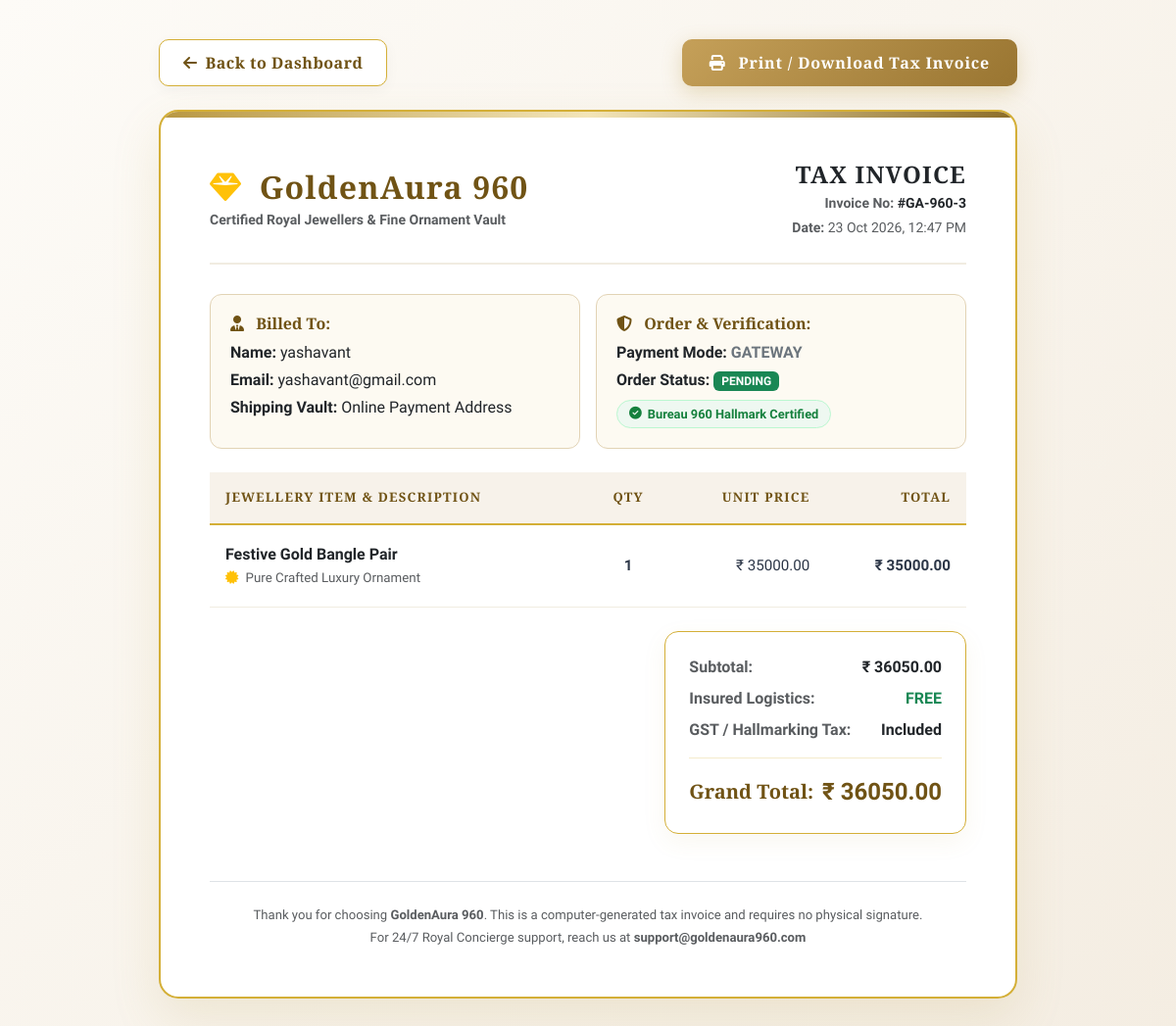
/orders/invoice/3/ (signed in), run on the app's committed database.
### orders/models.py (models this page shows, shortened)
class Order(models.Model):
    STATUS_CHOICES = (
        ('Pending', 'Pending'),
        ('Processing', 'Processing'),
        ('Shipped', 'Shipped'),
        ('Delivered', 'Delivered'),
        ('Cancelled', 'Cancelled'),
    )
    user = models.ForeignKey(
        User,
        on_delete=models.CASCADE,
        related_name='orders_app_orders'
    )
    full_name = models.CharField(max_length=150)
    email = models.EmailField()
    mobile_number = models.CharField(max_length=15, blank=True, null=True)
    shipping_address = models.TextField()
    payment_method = models.CharField(
        max_length=20, choices=PAYMENT_CHOICES, blank=True, null=True
    )
    total_amount = models.DecimalField(max_digits=10, decimal_places=2)
    status = models.CharField(
        max_length=20, choices=STATUS_CHOICES, default='Pending'
    )
    created_at = models.DateTimeField(auto_now_add=True)
    updated_at = models.DateTimeField(auto_now=True)

class OrderItem(models.Model):
    order = models.ForeignKey(
        Order,
        on_delete=models.CASCADE,
        related_name='store_order_items'
    )
    product = models.ForeignKey(
        Product,
        on_delete=models.SET_NULL,
        null=True,
        related_name='orders_app_order_products'
    )
    quantity = models.PositiveIntegerField(default=1)
    price = models.DecimalField(max_digits=10, decimal_places=2)

### store/models.py (models this page shows, shortened)
class Product(models.Model):
    CATEGORY_CHOICES = [
        ('rings', 'Rings'),
        ('pendants', 'Pendants'),
        ('chains', 'Chains'),
        ('earrings', 'Earrings'),
        ('necklaces', 'Necklaces'),
        ('bracelets', 'Bracelets'),
        ('bangles', 'Bangles'),
        ('solitaires', 'Solitaires'),
    ]
    COLLECTION_CHOICES = [
        ('bridal', 'Bridal Wear'),
        ('daily', 'Daily Wear'),
        ('party', 'Party Wear'),
        ('office', 'Office Wear'),
        ('kids', 'Kids Wear'),
        ('festival', 'Special Festival'),
    ]
    GENDER_CHOICES = [
        ('women', 'Women'),
        ('men', 'Men'),
    ]
    MATERIAL_CHOICES = [
        ('gold', 'Gold'),
        ('silver', 'Silver'),
        ('diamond', 'Diamond'),
    ]
    KARAT_CHOICES = [
        ('18k', '18KT Gold'),
        ('22k', '22KT Gold'),
        ('24k', '24KT Pure Gold'),
        ('925', '925 Sterling Silver'),
        ('vvs', 'VVS Diamond'),
    ]
    METAL_COLOR_CHOICES = [
        ('Yellow Gold', 'Yellow Gold'),
        ('White Gold', 'White Gold'),
        ('Rose Gold', 'Rose Gold'),
        ('Sterling Silver', 'Sterling Silver'),
        ('Oxidised Silver', 'Oxidised Silver'),
        ('Platinum Finish', 'Platinum Finish'),
    ]
    name = models.CharField(max_length=200)
    description = models.TextField()
    price = models.DecimalField(max_digits=10, decimal_places=2)
    category = models.CharField(max_length=100, choices=CATEGORY_CHOICES, default='rings')
    collection = models.CharField(max_length=100, choices=COLLECTION_CHOICES, default='daily', blank=True, null=True)
    gender = models.CharField(max_length=20, choices=GENDER_CHOICES, default='women')
    material = models.CharField(max_length=50, choices=MATERIAL_CHOICES, default='gold')
    karat = models.CharField(max_length=50, choices=KARAT_CHOICES, default='22k')
    weight = models.DecimalField(max_digits=6, decimal_places=3, blank=True, null=True, help_text="Gross Weight in grams (e.g., 5.450)")
    metal_color = models.CharField(max_length=50, choices=METAL_COLOR_CHOICES, default='Yellow Gold', blank=True, null=True)
    diamond_carat = models.CharField(max_length=50, blank=True, null=True, help_text="e.g., 0.084 ct (Leave blank if no diamond)")
    occasion = models.CharField(max_length=100, default='Daily Wear', blank=True, null=True, help_text="e.g., Casual Wear, Bridal, Festive")
    sizes = models.ManyToManyField(Size, blank=True, help_text="Select available sizes for this product")
    image = models.ImageField(upload_to='product/', blank=True, null=True)
    created_at = models.DateTimeField(auto_now_add=True)

### orders/views.py (the view)
# urls.py: path( 'invoice/<int:order_id>/', views.order_invoice,name='order_invoice'),
@login_required
def order_invoice(request, order_id):
    if request.user.is_staff:
        order = get_object_or_404(Order, id=order_id)
    else:
        order = get_object_or_404(Order, id=order_id, user=request.user)
    items = getattr(order, 'store_order_items', None)
    if items:
        items = items.all()
    else:
        items = getattr(order, 'items', None)
        items = items.all() if items else []
    calculated_total = getattr(order, 'total', None) or getattr(order, 'total_amount', None) or getattr(order, 'amount', 0)
    context = {
        'order': order,
        'items': items,
        'calculated_total': calculated_total,
    }
    return render(request, 'store/invoice.html', context)

### store/templates/store/invoice.html (shortened to what this page needs)
{% load static %}
<!DOCTYPE html>
<html lang="en">
<head>
    <link href="https://cdn.jsdelivr.net/npm/bootstrap@5.3.0/dist/css/bootstrap.min.css" rel="stylesheet">
    <link rel="stylesheet" href="https://cdnjs.cloudflare.com/ajax/libs/font-awesome/6.4.0/css/all.min.css">
</head>
<body>
    <div class="container" style="max-width: 900px;">
        <div class="d-flex justify-content-between align-items-center mb-4 no-print">
            <a href="{% url 'dashboard' %}" class="btn-back-dashboard">
                <i class="fas fa-arrow-left"></i> Back to Dashboard
            </a>
            <button onclick="window.print()" class="btn btn-print">
                <i class="fas fa-print me-2"></i> Print / Download Tax Invoice
            </button>
        </div>
        <div class="invoice-card">
            <div class="invoice-header d-flex flex-column flex-md-row justify-content-between align-items-start align-items-md-center gap-3">
                <div>
                    <h2 class="brand-title fw-bold mb-1" style="color: var(--gold-dark);">
                        <i class="fas fa-gem me-2 text-warning"></i> GoldenAura 960
                    </h2>
                    <p class="text-muted small mb-0 fw-semibold">
                        Certified Royal Jewellers & Fine Ornament Vault
                    </p>
                </div>
                <div class="text-md-end">
                    <h4 class="invoice-heading fw-bold mb-1 text-dark">TAX INVOICE</h4>
                    <p class="text-muted small mb-1">
                        <strong>Invoice No:</strong> <span class="text-dark fw-bold">#GA-960-{{ order.id }}</span>
                    </p>
                    <p class="text-muted small mb-0">
                        <strong>Date:</strong> {{ order.created_at|date:"d M Y, h:i A" }}
                    </p>
                </div>
            </div>
            <div class="row mb-4 g-3">
                <div class="col-md-6">
                    <div class="luxury-info-card">
                        <h6 class="fw-bold mb-2" style="font-family: 'Cinzel', serif; color: var(--gold-dark);">
                            <i class="fas fa-user-tie me-2"></i> Billed To:
                        </h6>
                        <p class="mb-1 text-dark"><strong>Name:</strong> {{ order.user.get_full_name|default:order.user.username }}</p>
                        <p class="mb-1 text-dark"><strong>Email:</strong> {{ order.user.email|default:"N/A" }}</p>
                        <p class="mb-0 text-dark"><strong>Shipping Vault:</strong> {{ order.shipping_address|default:"Secure Registered Address" }}</p>
                    </div>
                </div>
                <div class="col-md-6">
                    <div class="luxury-info-card">
                        <h6 class="fw-bold mb-2" style="font-family: 'Cinzel', serif; color: var(--gold-dark);">
                            <i class="fas fa-shield-halved me-2"></i> Order & Verification:
                        </h6>
                        <p class="mb-1 text-dark">
                            <strong>Payment Mode:</strong>
                            <span class="text-uppercase fw-bold text-secondary">{{ order.payment_method|default:"Online Gateway" }}</span>
                        </p>
                        <p class="mb-2 text-dark">
                            <strong>Order Status:</strong>
                            <span class="badge bg-success text-uppercase px-2 py-1">{{ order.status|default:"Confirmed" }}</span>
                        </p>
                        <div class="certification-badge">
                            <i class="fas fa-check-circle"></i> Bureau 960 Hallmark Certified
                        </div>
                    </div>
                </div>
            </div>
            <div class="table-responsive mb-4">
                <table class="table align-middle">
                    <thead>
                        <tr>
                            <th>Jewellery Item & Description</th>
                            <th class="text-center">Qty</th>
                            <th class="text-end">Unit Price</th>
                            <th class="text-end">Total</th>
                        </tr>
                    </thead>
                    <tbody>
                        {% for item in items %}
                        <tr>
                            <td>
                                <div class="fw-bold text-dark fs-6">{{ item.product.name }}</div>
                                <small class="text-muted"><i class="fas fa-certificate text-warning me-1"></i> Pure Crafted Luxury Ornament</small>
                            </td>
                            <td class="text-center fw-bold">{{ item.quantity }}</td>
                            <td class="text-end text-muted">₹ {{ item.price|floatformat:2 }}</td>
                            <td class="text-end fw-bold" style="color: var(--gold-dark);">₹ {{ item.total_price|default:item.price|floatformat:2 }}</td>
                        </tr>
                        {% endfor %}
                    </tbody>
                </table>
            </div>
            <div class="row justify-content-end">
                <div class="col-md-5">
                    <div class="summary-box">
                        <div class="d-flex justify-content-between mb-2">
                            <span class="text-muted fw-semibold">Subtotal:</span>
                            <span class="fw-bold text-dark fs-6">₹ {{ calculated_total|floatformat:2 }}</span>
                        </div>
                        <div class="d-flex justify-content-between mb-2">
                            <span class="text-muted fw-semibold">Insured Logistics:</span>
                            <span class="text-success fw-bold">FREE</span>
                        </div>
                        <div class="d-flex justify-content-between mb-2">
                            <span class="text-muted fw-semibold">GST / Hallmarking Tax:</span>
                            <span class="text-dark fw-semibold">Included</span>
                        </div>
                        <hr class="my-3" style="border-color: var(--border-gold);">
                        <div class="d-flex justify-content-between align-items-center">
                            <span class="fw-bold fs-5" style="font-family: 'Cinzel', serif; color: var(--gold-dark);">Grand Total:</span>
                            <span class="fw-bold fs-4" style="color: var(--gold-dark);">₹ {{ calculated_total|floatformat:2 }}</span>
                        </div>
                    </div>
                </div>
            </div>
            <div class="text-center mt-5 pt-4 border-top text-muted" style="font-size: 0.82rem;">
                <p class="mb-1">
                    Thank you for choosing <strong>GoldenAura 960</strong>. This is a computer-generated tax invoice and requires no physical signature.
                </p>
                <p class="mb-0">
                    For 24/7 Royal Concierge support, reach us at <strong>support@goldenaura960.com</strong>
                </p>
            </div>
        </div>
    </div>
</body>
</html>

### store/templates/store/invoice.html (style rules this page uses)
:root { --bg-primary: #fcfbf9; --border-gold: #d4af37; --gold-primary: #b89742; --gold-dark: #705315; --gold-light: #fdfaf2; --text-main: #1a202c; --text-muted: #64748b; }
body { font-family: 'Plus Jakarta Sans', sans-serif; background: linear-gradient(135deg, #fdfbf7 0%, #f4ede2 100%); color: var(--text-main); padding: 40px 0; min-height: 100vh; }
h1, h2, h3, h4, h5, .brand-title, .invoice-heading { font-family: 'Cinzel', serif !important; letter-spacing: 1.2px; }
.invoice-card { background: #ffffff; border: 2px solid var(--border-gold); border-radius: 20px; box-shadow: 0 20px 50px rgba(184, 151, 66, 0.15); padding: 50px; max-width: 900px; margin: 0 auto; position: relative; overflow: hidden; }
.invoice-card::before { content: ''; position: absolute; top: 0; left: 0; right: 0; height: 6px; background: linear-gradient(90deg, #b89742 0%, #f3e5b8 50%, #8c6d28 100%); }
.invoice-header { border-bottom: 2px solid #f1ece1; padding-bottom: 25px; margin-bottom: 30px; }
.luxury-info-card { background: var(--gold-light); border: 1px solid #e2d3b5; border-radius: 12px; padding: 20px; height: 100%; }
.table { color: var(--text-main) !important; margin-bottom: 0; }
.table th { background-color: #f7f2ea !important; color: var(--gold-dark) !important; font-weight: 700; font-size: 0.82rem; font-family: 'Cinzel', serif; text-transform: uppercase; letter-spacing: 1.2px; border-bottom: 2px solid var(--border-gold); padding: 16px; }
.table td { background-color: transparent !important; color: #2d3748 !important; border-bottom: 1px solid #f1ece1; padding: 18px 16px; vertical-align: middle; font-size: 0.95rem; }
.summary-box { background: #ffffff; border: 1.5px solid var(--border-gold); border-radius: 14px; padding: 24px; box-shadow: 0 8px 25px rgba(184, 151, 66, 0.08); }
.btn-back-dashboard { background: #ffffff; color: var(--gold-dark); font-weight: 600; font-family: 'Cinzel', serif; border: 1.5px solid var(--border-gold); padding: 11px 24px; border-radius: 10px; text-decoration: none; display: inline-flex; align-items: center; gap: 8px; transition: all 0.3s ease; box-shadow: 0 4px 15px rgba(0, 0, 0, 0.04); letter-spacing: 0.5px; }
.btn-print { background: linear-gradient(135deg, #c5a059 0%, #997531 100%); color: #ffffff; font-weight: 600; font-family: 'Cinzel', serif; border: none; padding: 12px 28px; border-radius: 10px; transition: all 0.3s ease; box-shadow: 0 6px 20px rgba(184, 151, 66, 0.3); letter-spacing: 0.8px; }
.certification-badge { display: inline-flex; align-items: center; gap: 6px; background: #eef8f1; color: #15803d; border: 1px solid #bbf7d0; padding: 4px 12px; border-radius: 20px; font-size: 0.8rem; font-weight: 600; }

### data on the page
Order: id "3", created_at "23 Oct 2026, 12:47 PM", user.get_full_name "yashavant", user.email "yashavant@gmail.com", shipping_address "Online Payment Address", payment_method "GATEWAY", status "PENDING", total_amount "36050.00"
OrderItem: product.name "Festive Gold Bangle Pair", quantity "1", price "35000.00", total_price "35000.00"
